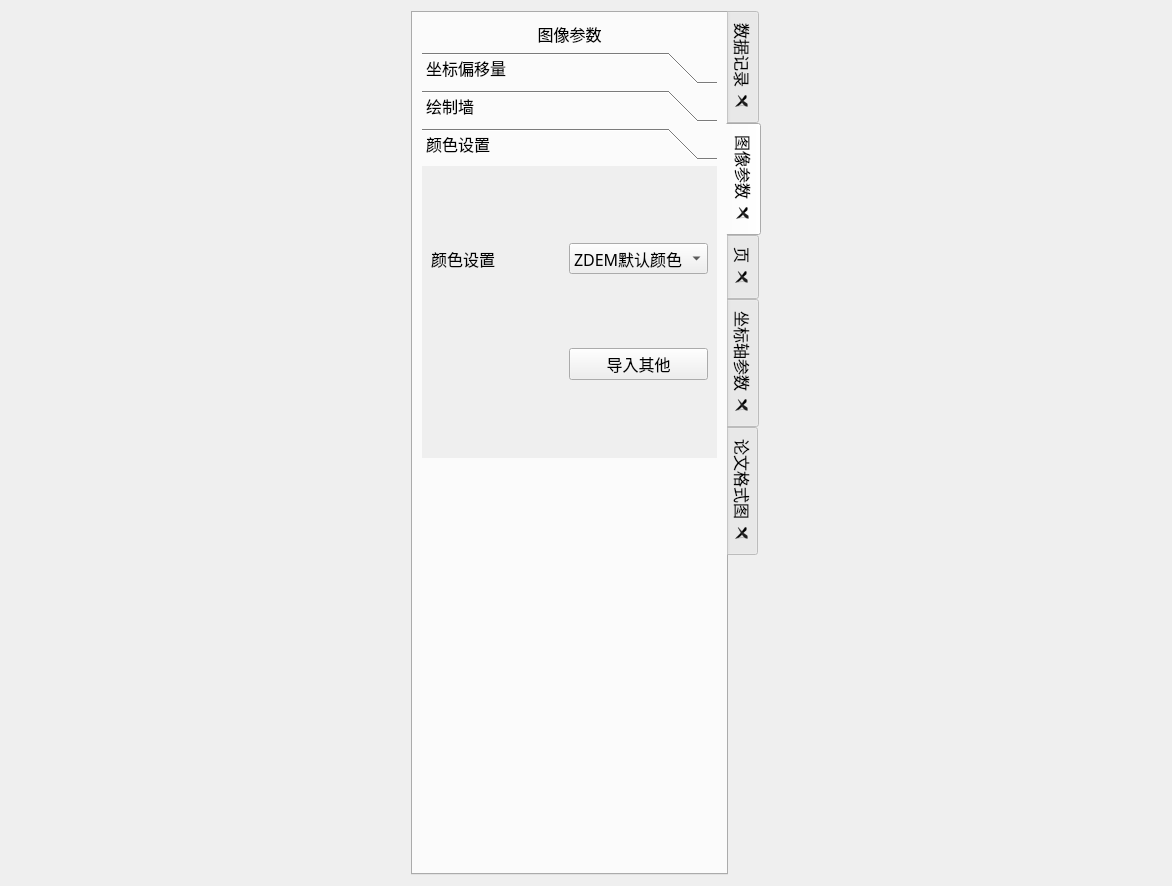
<?xml version="1.0" encoding="UTF-8"?>
<ui version="4.0">
 <class>Form</class>
 <widget class="QWidget" name="Form">
  <property name="geometry">
   <rect>
    <x>0</x>
    <y>0</y>
    <width>1172</width>
    <height>886</height>
   </rect>
  </property>
  <property name="windowTitle">
   <string>Form</string>
  </property>
  <layout class="QGridLayout" name="gridLayout_4">
   <item row="0" column="0">
    <widget class="QTabWidget" name="tabWidget">
     <property name="sizePolicy">
      <sizepolicy hsizetype="Fixed" vsizetype="Expanding">
       <horstretch>0</horstretch>
       <verstretch>0</verstretch>
      </sizepolicy>
     </property>
     <property name="minimumSize">
      <size>
       <width>350</width>
       <height>0</height>
      </size>
     </property>
     <property name="maximumSize">
      <size>
       <width>350</width>
       <height>16777215</height>
      </size>
     </property>
     <property name="font">
      <font>
       <family>黑体</family>
       <pointsize>12</pointsize>
       <weight>50</weight>
       <bold>false</bold>
      </font>
     </property>
     <property name="contextMenuPolicy">
      <enum>Qt::DefaultContextMenu</enum>
     </property>
     <property name="acceptDrops">
      <bool>false</bool>
     </property>
     <property name="tabPosition">
      <enum>QTabWidget::East</enum>
     </property>
     <property name="currentIndex">
      <number>1</number>
     </property>
     <property name="elideMode">
      <enum>Qt::ElideNone</enum>
     </property>
     <property name="documentMode">
      <bool>false</bool>
     </property>
     <property name="tabsClosable">
      <bool>true</bool>
     </property>
     <property name="movable">
      <bool>true</bool>
     </property>
     <property name="tabBarAutoHide">
      <bool>false</bool>
     </property>
     <widget class="QWidget" name="tab">
      <attribute name="icon">
       <iconset>
        <normaloff>../icons/dataLog.png</normaloff>../icons/dataLog.png</iconset>
      </attribute>
      <attribute name="title">
       <string>数据记录</string>
      </attribute>
      <layout class="QVBoxLayout" name="verticalLayout_5">
       <property name="leftMargin">
        <number>1</number>
       </property>
       <property name="topMargin">
        <number>1</number>
       </property>
       <property name="rightMargin">
        <number>1</number>
       </property>
       <property name="bottomMargin">
        <number>1</number>
       </property>
       <item>
        <widget class="QLabel" name="label_dataText">
         <property name="font">
          <font>
           <family>黑体</family>
           <pointsize>12</pointsize>
           <weight>50</weight>
           <bold>false</bold>
          </font>
         </property>
         <property name="text">
          <string>数据信息</string>
         </property>
         <property name="alignment">
          <set>Qt::AlignCenter</set>
         </property>
        </widget>
       </item>
       <item>
        <widget class="Line" name="line_12">
         <property name="orientation">
          <enum>Qt::Horizontal</enum>
         </property>
        </widget>
       </item>
       <item>
        <widget class="QTextBrowser" name="textBrowser_data">
         <property name="font">
          <font>
           <family>黑体</family>
           <pointsize>12</pointsize>
           <weight>50</weight>
           <bold>false</bold>
          </font>
         </property>
         <property name="frameShape">
          <enum>QFrame::NoFrame</enum>
         </property>
         <property name="horizontalScrollBarPolicy">
          <enum>Qt::ScrollBarAlwaysOn</enum>
         </property>
        </widget>
       </item>
       <item>
        <spacer name="verticalSpacer">
         <property name="orientation">
          <enum>Qt::Vertical</enum>
         </property>
         <property name="sizeHint" stdset="0">
          <size>
           <width>20</width>
           <height>40</height>
          </size>
         </property>
        </spacer>
       </item>
      </layout>
     </widget>
     <widget class="QWidget" name="tab_3">
      <attribute name="icon">
       <iconset>
        <normaloff>../icons/figureParam.png</normaloff>../icons/figureParam.png</iconset>
      </attribute>
      <attribute name="title">
       <string>图像参数</string>
      </attribute>
      <layout class="QVBoxLayout" name="verticalLayout">
       <item>
        <widget class="QLabel" name="label">
         <property name="text">
          <string>图像参数</string>
         </property>
         <property name="alignment">
          <set>Qt::AlignCenter</set>
         </property>
        </widget>
       </item>
       <item>
        <widget class="QToolBox" name="toolBox_2">
         <property name="frameShape">
          <enum>QFrame::NoFrame</enum>
         </property>
         <property name="currentIndex">
          <number>2</number>
         </property>
         <property name="tabSpacing">
          <number>6</number>
         </property>
         <widget class="QWidget" name="tools_move">
          <property name="geometry">
           <rect>
            <x>0</x>
            <y>0</y>
            <width>301</width>
            <height>309</height>
           </rect>
          </property>
          <attribute name="label">
           <string>坐标偏移量</string>
          </attribute>
          <layout class="QGridLayout" name="gridLayout_5">
           <item row="0" column="0">
            <widget class="QLabel" name="label_xmove_2">
             <property name="text">
              <string>X轴</string>
             </property>
            </widget>
           </item>
           <item row="1" column="0">
            <widget class="QLabel" name="label_ymove_2">
             <property name="text">
              <string>Y轴</string>
             </property>
            </widget>
           </item>
           <item row="1" column="1">
            <widget class="QLineEdit" name="lineEdit_2"/>
           </item>
           <item row="0" column="1">
            <widget class="QLineEdit" name="lineEdit"/>
           </item>
          </layout>
         </widget>
         <widget class="QWidget" name="tools_plotWall">
          <property name="geometry">
           <rect>
            <x>0</x>
            <y>0</y>
            <width>301</width>
            <height>309</height>
           </rect>
          </property>
          <attribute name="label">
           <string>绘制墙</string>
          </attribute>
          <layout class="QVBoxLayout" name="verticalLayout_2">
           <item>
            <widget class="QCheckBox" name="checkBox_plotWall">
             <property name="text">
              <string>绘制墙体</string>
             </property>
             <property name="checked">
              <bool>true</bool>
             </property>
            </widget>
           </item>
          </layout>
         </widget>
         <widget class="QWidget" name="page_color">
          <attribute name="label">
           <string>颜色设置</string>
          </attribute>
          <layout class="QGridLayout" name="gridLayout">
           <item row="0" column="1">
            <widget class="QComboBox" name="comboBox">
             <item>
              <property name="text">
               <string>ZDEM默认颜色</string>
              </property>
             </item>
            </widget>
           </item>
           <item row="0" column="0">
            <widget class="QLabel" name="label_2">
             <property name="text">
              <string>颜色设置</string>
             </property>
            </widget>
           </item>
           <item row="1" column="1">
            <widget class="QPushButton" name="pushButton">
             <property name="text">
              <string>导入其他</string>
             </property>
            </widget>
           </item>
          </layout>
         </widget>
        </widget>
       </item>
       <item>
        <spacer name="verticalSpacer_3">
         <property name="orientation">
          <enum>Qt::Vertical</enum>
         </property>
         <property name="sizeHint" stdset="0">
          <size>
           <width>20</width>
           <height>40</height>
          </size>
         </property>
        </spacer>
       </item>
      </layout>
     </widget>
     <widget class="QWidget" name="tab_5">
      <attribute name="title">
       <string>页</string>
      </attribute>
     </widget>
     <widget class="QWidget" name="tab_2">
      <attribute name="icon">
       <iconset>
        <normaloff>../icons/axisParam.png</normaloff>../icons/axisParam.png</iconset>
      </attribute>
      <attribute name="title">
       <string>坐标轴参数</string>
      </attribute>
      <layout class="QVBoxLayout" name="verticalLayout_6">
       <item>
        <widget class="QFrame" name="frame_axis">
         <property name="frameShape">
          <enum>QFrame::StyledPanel</enum>
         </property>
         <property name="frameShadow">
          <enum>QFrame::Raised</enum>
         </property>
         <layout class="QGridLayout" name="gridLayout_2">
          <property name="leftMargin">
           <number>0</number>
          </property>
          <property name="topMargin">
           <number>0</number>
          </property>
          <property name="rightMargin">
           <number>0</number>
          </property>
          <property name="bottomMargin">
           <number>0</number>
          </property>
          <property name="horizontalSpacing">
           <number>3</number>
          </property>
          <property name="verticalSpacing">
           <number>10</number>
          </property>
          <item row="6" column="1">
           <widget class="QFontComboBox" name="fontCBox_X">
            <property name="maximumSize">
             <size>
              <width>100</width>
              <height>16777215</height>
             </size>
            </property>
           </widget>
          </item>
          <item row="17" column="0">
           <widget class="QLabel" name="label_units">
            <property name="text">
             <string>数据单位</string>
            </property>
           </widget>
          </item>
          <item row="6" column="0">
           <widget class="QLabel" name="label_XFont">
            <property name="text">
             <string>字体样式</string>
            </property>
           </widget>
          </item>
          <item row="15" column="1">
           <widget class="QLineEdit" name="lineEdit_ymin"/>
          </item>
          <item row="14" column="0">
           <widget class="QLabel" name="label_xmin">
            <property name="text">
             <string>XMin</string>
            </property>
           </widget>
          </item>
          <item row="10" column="0" colspan="4">
           <widget class="Line" name="line_4">
            <property name="orientation">
             <enum>Qt::Horizontal</enum>
            </property>
           </widget>
          </item>
          <item row="14" column="3">
           <widget class="QLineEdit" name="lineEdit_xmax"/>
          </item>
          <item row="12" column="2">
           <widget class="QCheckBox" name="cBox_leftAxis">
            <property name="text">
             <string>Left</string>
            </property>
           </widget>
          </item>
          <item row="6" column="2">
           <widget class="QLabel" name="label_XFontSize">
            <property name="text">
             <string>字体大小</string>
            </property>
           </widget>
          </item>
          <item row="12" column="1">
           <widget class="QCheckBox" name="cBox_bottomAxis">
            <property name="text">
             <string>Bottom</string>
            </property>
           </widget>
          </item>
          <item row="9" column="3">
           <widget class="QSpinBox" name="spinBox_YSIze"/>
          </item>
          <item row="3" column="3">
           <widget class="QSpinBox" name="spinBox_titleSize">
            <property name="font">
             <font>
              <family>黑体</family>
              <pointsize>9</pointsize>
              <weight>50</weight>
              <bold>false</bold>
             </font>
            </property>
           </widget>
          </item>
          <item row="11" column="0" colspan="3">
           <widget class="QLabel" name="label_axisTitle">
            <property name="font">
             <font>
              <family>黑体</family>
              <pointsize>12</pointsize>
              <weight>50</weight>
              <bold>false</bold>
             </font>
            </property>
            <property name="text">
             <string>坐标轴显示/隐藏：</string>
            </property>
            <property name="wordWrap">
             <bool>true</bool>
            </property>
           </widget>
          </item>
          <item row="5" column="1" colspan="2">
           <widget class="QLineEdit" name="lineEdit_xlabel"/>
          </item>
          <item row="17" column="1">
           <widget class="QComboBox" name="cBox_units">
            <item>
             <property name="text">
              <string>km</string>
             </property>
            </item>
            <item>
             <property name="text">
              <string>m</string>
             </property>
            </item>
           </widget>
          </item>
          <item row="15" column="3">
           <widget class="QLineEdit" name="lineEdit_ymax"/>
          </item>
          <item row="5" column="0">
           <widget class="QLabel" name="Xlabel">
            <property name="font">
             <font>
              <family>黑体</family>
              <pointsize>12</pointsize>
              <weight>50</weight>
              <bold>false</bold>
             </font>
            </property>
            <property name="text">
             <string>X轴标签</string>
            </property>
           </widget>
          </item>
          <item row="6" column="3">
           <widget class="QSpinBox" name="spinBox_XSize"/>
          </item>
          <item row="9" column="0">
           <widget class="QLabel" name="label_YFont">
            <property name="text">
             <string>字体样式</string>
            </property>
           </widget>
          </item>
          <item row="14" column="1">
           <widget class="QLineEdit" name="lineEdit_xmin"/>
          </item>
          <item row="3" column="0">
           <widget class="QLabel" name="label_titleFont">
            <property name="text">
             <string>字体样式</string>
            </property>
           </widget>
          </item>
          <item row="8" column="0">
           <widget class="QLabel" name="Ylabel">
            <property name="font">
             <font>
              <family>黑体</family>
              <pointsize>12</pointsize>
              <weight>50</weight>
              <bold>false</bold>
             </font>
            </property>
            <property name="text">
             <string>Y轴标签</string>
            </property>
           </widget>
          </item>
          <item row="9" column="1">
           <widget class="QFontComboBox" name="fontCBox_Y">
            <property name="maximumSize">
             <size>
              <width>100</width>
              <height>16777215</height>
             </size>
            </property>
           </widget>
          </item>
          <item row="3" column="1">
           <widget class="QFontComboBox" name="fontCBox_figure">
            <property name="maximumSize">
             <size>
              <width>100</width>
              <height>16777215</height>
             </size>
            </property>
           </widget>
          </item>
          <item row="16" column="0" colspan="4">
           <widget class="Line" name="line_6">
            <property name="orientation">
             <enum>Qt::Horizontal</enum>
            </property>
           </widget>
          </item>
          <item row="7" column="0" colspan="4">
           <widget class="Line" name="line_2">
            <property name="orientation">
             <enum>Qt::Horizontal</enum>
            </property>
           </widget>
          </item>
          <item row="9" column="2">
           <widget class="QLabel" name="label_YFontSize">
            <property name="text">
             <string>字体大小</string>
            </property>
           </widget>
          </item>
          <item row="14" column="2">
           <widget class="QLabel" name="label_xmax">
            <property name="text">
             <string>XMax</string>
            </property>
           </widget>
          </item>
          <item row="13" column="0" colspan="4">
           <widget class="Line" name="line_5">
            <property name="orientation">
             <enum>Qt::Horizontal</enum>
            </property>
           </widget>
          </item>
          <item row="0" column="0" colspan="4">
           <widget class="QLabel" name="label_axisMain">
            <property name="text">
             <string>图像坐标轴属性</string>
            </property>
            <property name="alignment">
             <set>Qt::AlignCenter</set>
            </property>
           </widget>
          </item>
          <item row="15" column="0">
           <widget class="QLabel" name="label_ymin">
            <property name="text">
             <string>yMin</string>
            </property>
           </widget>
          </item>
          <item row="15" column="2">
           <widget class="QLabel" name="label_ymax">
            <property name="text">
             <string>YMax</string>
            </property>
           </widget>
          </item>
          <item row="8" column="1" colspan="2">
           <widget class="QLineEdit" name="lineEdit_ylabel"/>
          </item>
          <item row="2" column="0">
           <widget class="QLabel" name="label_Title">
            <property name="font">
             <font>
              <family>黑体</family>
              <pointsize>12</pointsize>
              <weight>50</weight>
              <bold>false</bold>
             </font>
            </property>
            <property name="text">
             <string>图名</string>
            </property>
           </widget>
          </item>
          <item row="3" column="2">
           <widget class="QLabel" name="label_titleFontSize">
            <property name="text">
             <string>字体大小</string>
            </property>
           </widget>
          </item>
          <item row="12" column="3">
           <widget class="QCheckBox" name="cBox_rightAxis">
            <property name="text">
             <string>Right</string>
            </property>
           </widget>
          </item>
          <item row="4" column="0" colspan="4">
           <widget class="Line" name="line">
            <property name="orientation">
             <enum>Qt::Horizontal</enum>
            </property>
           </widget>
          </item>
          <item row="2" column="1" colspan="2">
           <widget class="QLineEdit" name="lineEdit_title"/>
          </item>
          <item row="12" column="0">
           <widget class="QCheckBox" name="cBox_topAxis">
            <property name="text">
             <string>Top</string>
            </property>
           </widget>
          </item>
          <item row="1" column="0" colspan="4">
           <widget class="Line" name="line_11">
            <property name="orientation">
             <enum>Qt::Horizontal</enum>
            </property>
           </widget>
          </item>
         </layout>
        </widget>
       </item>
       <item>
        <spacer name="verticalSpacer_2">
         <property name="orientation">
          <enum>Qt::Vertical</enum>
         </property>
         <property name="sizeHint" stdset="0">
          <size>
           <width>20</width>
           <height>40</height>
          </size>
         </property>
        </spacer>
       </item>
      </layout>
     </widget>
     <widget class="QWidget" name="tab_4">
      <attribute name="icon">
       <iconset>
        <normaloff>../icons/PaperPicture.png</normaloff>../icons/PaperPicture.png</iconset>
      </attribute>
      <attribute name="title">
       <string>论文格式图</string>
      </attribute>
      <widget class="QToolBox" name="toolBox">
       <property name="geometry">
        <rect>
         <x>120</x>
         <y>100</y>
         <width>77</width>
         <height>133</height>
        </rect>
       </property>
       <property name="currentIndex">
        <number>0</number>
       </property>
       <widget class="QWidget" name="page">
        <property name="geometry">
         <rect>
          <x>0</x>
          <y>0</y>
          <width>77</width>
          <height>69</height>
         </rect>
        </property>
        <attribute name="label">
         <string>Page 1</string>
        </attribute>
       </widget>
       <widget class="QWidget" name="page_2">
        <property name="geometry">
         <rect>
          <x>0</x>
          <y>0</y>
          <width>77</width>
          <height>69</height>
         </rect>
        </property>
        <attribute name="label">
         <string>Page 2</string>
        </attribute>
       </widget>
      </widget>
     </widget>
    </widget>
   </item>
  </layout>
 </widget>
 <resources/>
 <connections/>
</ui>
